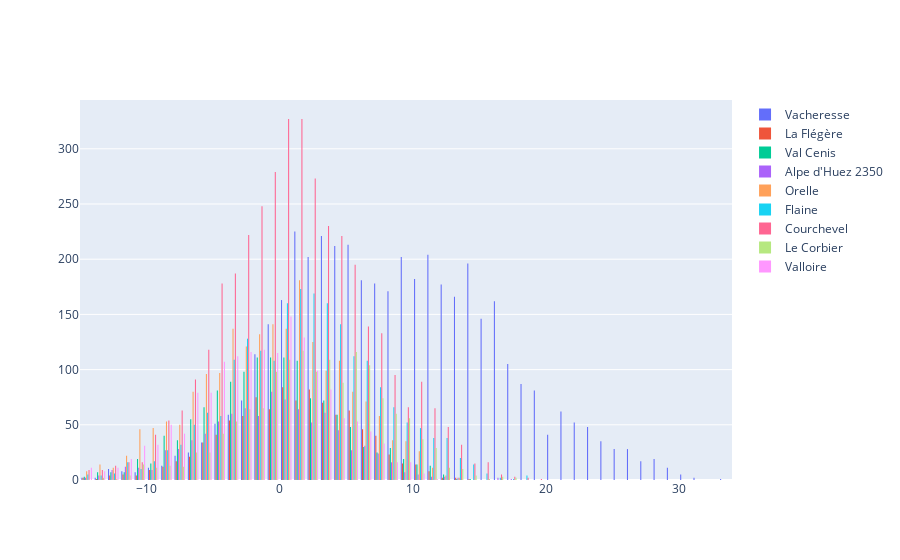

Source (notebook cell):
### Code cell
fig = go.Figure(layout=dict(bargroupgap=0.1))
for s, sn in zip(stations, station_names):
    fig.add_histogram(x = df[df.numer_sta == s].t_C, name=sn, xbins={'start': -15, 'end': 40, 'size': 1})
fig

### Figure 1 — Plotly figure (JSON) as saved in the notebook; plotly's stock layout.template omitted (floating-point values rounded to 4 significant figures; data arrays with more than 128 entries replaced by an {"elided": "..."} marker saying what was removed)
{"data": [{"name": "Vacheresse", "type": "histogram", "x": {"elided": "4410 float values"}, "xbins": {"end": 40, "size": 1, "start": -15}}, {"name": "La Flégère", "type": "histogram", "x": {"elided": "1020 float values"}, "xbins": {"end": 40, "size": 1, "start": -15}}, {"name": "Val Cenis", "type": "histogram", "x": {"elided": "1373 float values"}, "xbins": {"end": 40, "size": 1, "start": -15}}, {"name": "Alpe d'Huez 2350", "type": "histogram", "x": {"elided": "925 float values"}, "xbins": {"end": 40, "size": 1, "start": -15}}, {"name": "Orelle", "type": "histogram", "x": {"elided": "2073 float values"}, "xbins": {"end": 40, "size": 1, "start": -15}}, {"name": "Flaine", "type": "histogram", "x": {"elided": "2153 float values"}, "xbins": {"end": 40, "size": 1, "start": -15}}, {"name": "Courchevel", "type": "histogram", "x": {"elided": "3851 float values"}, "xbins": {"end": 40, "size": 1, "start": -15}}, {"name": "Le Corbier", "type": "histogram", "x": {"elided": "1466 float values"}, "xbins": {"end": 40, "size": 1, "start": -15}}, {"name": "Valloire", "type": "histogram", "x": {"elided": "1641 float values"}, "xbins": {"end": 40, "size": 1, "start": -15}}], "layout": {"autosize": true, "bargroupgap": 0.1, "xaxis": {"autorange": true, "range": [-15, 34], "type": "linear"}, "yaxis": {"autorange": true, "range": [0, 344.2]}}}
